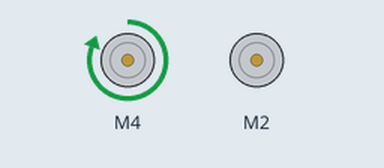
Simulated run of this sketch. Board: Arduino Uno, built with avr-gcc and run on an emulated ATmega328P. On the bench: 2 × DC motor (green arrow = forward, orange = backward, longer = faster).

Above: at 0.5 s.
At 9.0 s:
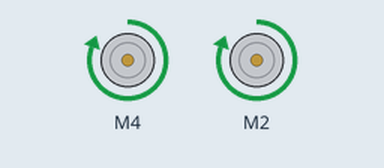
At 13.0 s:
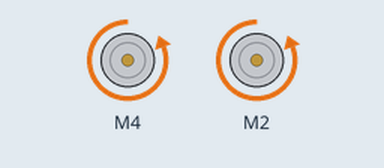
At 15.0 s:
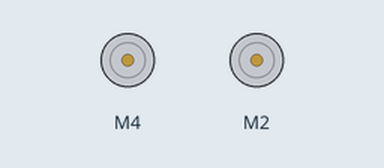
Timing chart, 0 to 20.8 s (numbered marks = the images above):
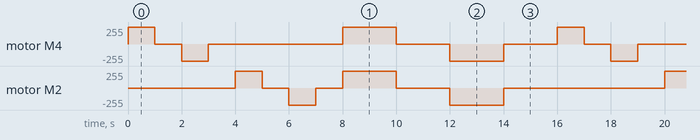

Measured:
- by itself, motor M4: repeats every 16.0 s: stopped 1.0 s, backward 255/255 1.0 s, stopped 5.0 s, forward 255/255 2.0 s, stopped 2.0 s, backward 255/255 2.0 s, stopped 2.0 s, forward 255/255 1.0 s
- by itself, motor M2: repeats every 16.0 s: stopped 1.0 s, backward 255/255 1.0 s, stopped 1.0 s, forward 255/255 2.0 s, stopped 2.0 s, backward 255/255 2.0 s, stopped 6.0 s, forward 255/255 1.0 s

The sketch:

motorshield_test.ino
```cpp
#include<AFMotor.h>
AF_DCMotor motor1(4);
AF_DCMotor motor2(2);

void setup() {
  // put your setup code here, to run once:
motor1.setSpeed(255);
motor2.setSpeed(255);
}

void loop() {
  // put your main code here, to run repeatedly:
motor1.run(FORWARD);
delay(1000);
motor1.run(RELEASE);
delay(1000);
motor1.run(BACKWARD);
delay(1000);
motor1.run(RELEASE);
delay(1000);
motor2.run(FORWARD);
delay(1000);
motor2.run(RELEASE);
delay(1000);
motor2.run(BACKWARD);
delay(1000);
motor2.run(RELEASE);
delay(1000);

motor1.run(FORWARD);
motor2.run(FORWARD);
delay(2000);
motor1.run(RELEASE);
motor2.run(RELEASE);
delay(2000);
motor1.run(BACKWARD);
motor2.run(BACKWARD);
delay(2000);
motor1.run(RELEASE);
motor2.run(RELEASE);
delay(2000);
}
```
